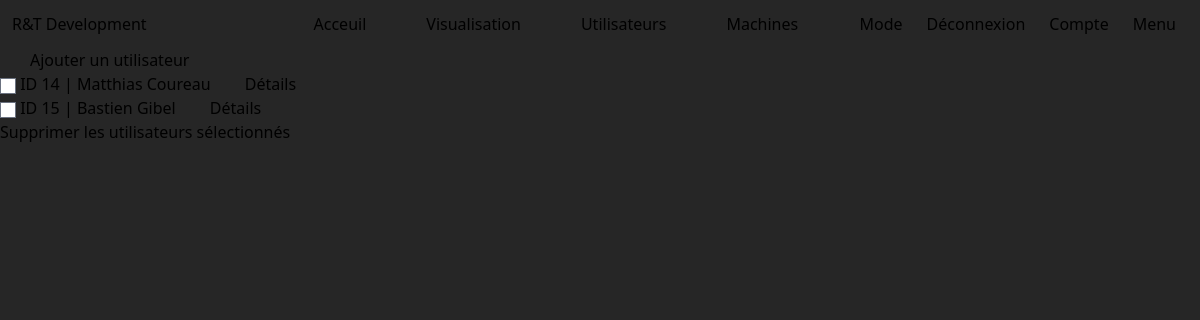
The page /computerApp/utilisateurs/ (signed in) on the database as committed earlier.
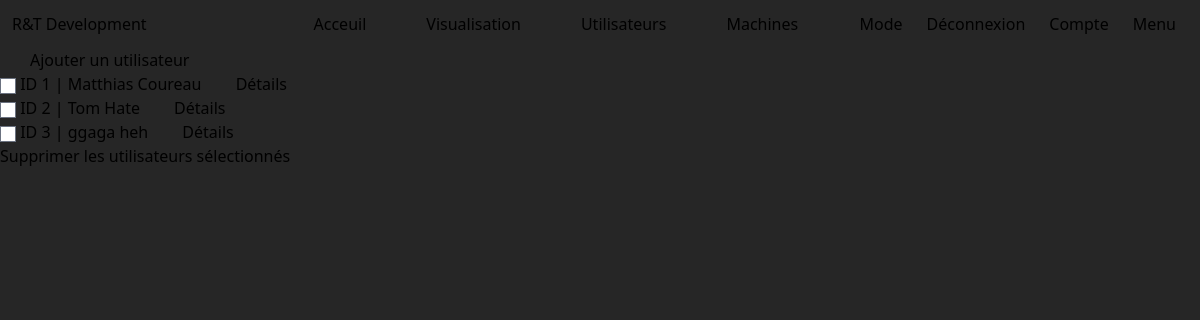
The same page on the database as committed later.
### computerApp/models.py (models this page shows)
class Utilisateur(models.Model):
    SECT = (
        ('Gestion',('77')),
        ('Clients',('10')),
        ('Services',('20')),
    )
    id = models.AutoField(primary_key=True, editable=False)
    nom = models.CharField(max_length = 20)
    prenom = models.CharField(max_length = 20)
    secteur = models.CharField(max_length= 32, choices=SECT, default='Gestion')

### computerApp/views.py (the view)
# urls.py: path('utilisateurs/',views.utilisateur_list_view,name='utilisateurs'),
@login_required
def utilisateur_list_view(request) :
    utilisateurs = Utilisateur.objects.all()
    context={'utilisateurs':utilisateurs}
    return render(request,
        'utilisateur_list.html',
        context)

### theme/context_processors.py (called while the page is built)
def theme(request):
    if 'is_dark_theme' in request.session:
        is_dark_theme = request.session.get('is_dark_theme')
        return {'is_dark_theme': is_dark_theme}
    return {'is_dark_theme': False}

### computerApp/templates/utilisateur_list.html (shortened to what this page needs)
{% extends "index.html" %}
{% load static %}
{% block content %}
<!DOCTYPE html>
<html lang='fr'>
<head>
  <link rel="stylesheet" href="{% static 'css/styles.css' %}">
</head>
<body>
  <nav>
    <ul>
      <li><a href="{% url 'add-utilisateur' %}">Ajouter un utilisateur</a></li>
    </ul>
  </nav>
  {% if utilisateurs %}
  <form action="{% url 'del-utilisateur' %}" method="post">
    <ul>
      {% for utilisateur in utilisateurs %}
      <li>
        <input type="checkbox" name="selected_utilisateur" value="{{ utilisateur.id }}">
        ID {{ utilisateur.id }} | {{ utilisateur.prenom }} {{ utilisateur.nom }}
        <a href="{% url 'utilisateur-detail' utilisateur.id %}">Détails</a>
      </li>
      {% endfor %}
    </ul>
    <button type="submit">Supprimer les utilisateurs sélectionnés</button>
  </form>
  {% else %}
  <p>Il n’y a pas d'utilisateur.</p>
  {% endif %}
</body>
</html>
{% endblock %}

### theme/templates/index.html (shortened to what this page needs)
{% load static tailwind_tags %}
<!DOCTYPE html>
<html lang='fr' class="{% if is_dark_theme %}dark{% endif %}">
    <head>
        <link href="https://cdn.jsdelivr.net/npm/bootstrap@5.2.3/dist/css/bootstrap.min.css" rel="stylesheet">
		{% tailwind_css %}
    </head>
    <body class="bg-gray-50 dark:bg-neutral-800 text-black dark:text-gray-50">
        {% block menu %}
        <header>
            <nav class="navi">
                <a class="logo">R&T Development</a></div>
                <ul class="pages">
                    <li><a href="{% url 'index' %}">Acceuil</a></li>
                    <li><a href="{% url 'visualisation' %}">Visualisation</a></li>
                    <li><a href="{% url 'utilisateurs' %}">Utilisateurs</a></li>
                    <li><a href="{% url 'machines' %}">Machines</a></li>
                </ul>
                <ul class="options">
                    <li><a href="{% url 'change-theme' %}" class="bouton_mode">Mode</a></li>
                    {% if user.is_authenticated %}
                        <li><a href="{% url 'logout' %}">Déconnexion</a></li>
                    {% else %}
                        <li><a href="{% url 'login' %}">Connexion</a></li>
                    {% endif %}
                    <li><a>Compte</a></li>
                    <li><a>Menu</a></li>
                </ul>
            </nav>
        </header>
        {% endblock %}
        {% block content %}{% endblock %}
    </body>
</html>

### computerApp/static/css/styles.css (style rules this page uses)
* { margin: 0; padding: 0; box-sizing: border-box; }
.navi { display: flex; justify-content: space-between; padding: 12px; }
.pages { display: flex; list-style: none; margin-left: 10%; }
li a { padding: 30px; color: inherit; text-decoration-line: none; }
.options { display: flex; list-style: none; }
.options li a { padding: 12px; text-decoration-line: none; }

Rows that differ between the two databases and show on the page:
removed Utilisateur: id "14", prenom "Matthias", nom "Coureau"
removed Utilisateur: id "15", prenom "Bastien", nom "Gibel"
added Utilisateur: id "1", prenom "Matthias", nom "Coureau"
added Utilisateur: id "2", prenom "Tom", nom "Hate"
added Utilisateur: id "3", prenom "ggaga", nom "heh"
